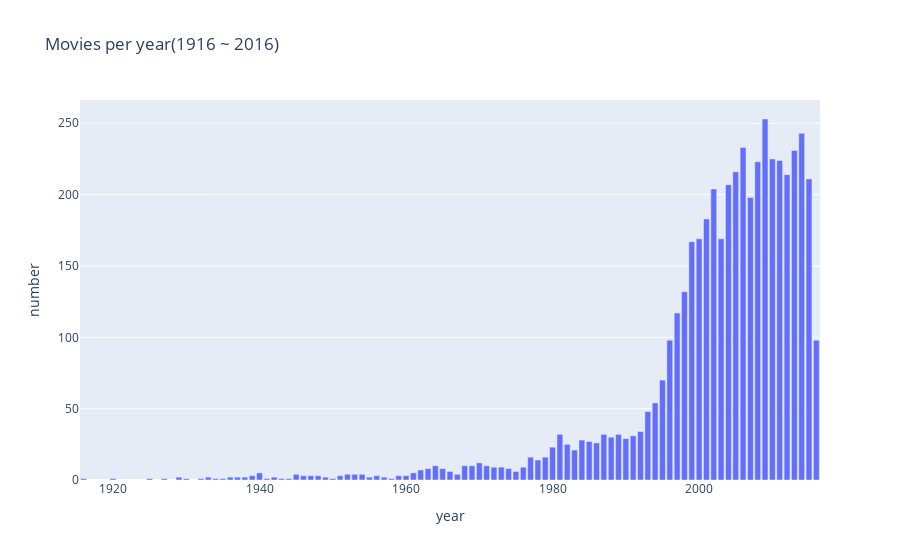

Here is the notebook cell this chart was saved with:
### Code cell
fig = go.Figure(
    data=[go.Bar(x= movie["title_year"].value_counts().index, y=movie["title_year"].value_counts().values)],
    layout_title_text="Movies per year(1916 ~ 2016)"
)

fig.update_layout(xaxis_title="year", yaxis_title= "number")
fig.show()

### Figure 1 — Plotly figure (JSON) as saved in the notebook; plotly's stock layout.template omitted (floating-point values rounded to 4 significant figures)
{"data": [{"type": "bar", "x": [2009, 2014, 2006, 2013, 2010, 2011, 2008, 2005, 2012, 2015, 2004, 2002, 2007, 2001, 2003, 2000, 1999, 1998, 1997, 1996, 2016, 1995, 1994, 1993, 1992, 1981, 1987, 1989, 1991, 1988, 1990, 1984, 1985, 1986, 1982, 1980, 1983, 1979, 1977, 1978, 1970, 1968, 1969, 1971, 1964, 1972, 1976, 1973, 1963, 1965, 1974, 1962, 1966, 1975, 1940, 1961, 1967, 1954, 1953, 1952, 1945, 1959, 1946, 1939, 1951, 1948, 1947, 1960, 1956, 1936, 1929, 1938, 1955, 1937, 1933, 1942, 1949, 1957, 1941, 1920, 1925, 1932, 1934, 1950, 1943, 1916, 1930, 1944, 1958, 1935, 1927], "y": [253, 243, 233, 231, 225, 224, 223, 216, 214, 211, 207, 204, 198, 183, 169, 169, 167, 132, 117, 98, 98, 70, 54, 48, 34, 32, 32, 32, 31, 30, 29, 28, 27, 26, 25, 23, 21, 16, 16, 14, 12, 10, 10, 10, 10, 9, 9, 9, 8, 8, 8, 7, 6, 6, 5, 5, 4, 4, 4, 4, 4, 3, 3, 3, 3, 3, 3, 3, 3, 2, 2, 2, 2, 2, 2, 2, 2, 2, 1, 1, 1, 1, 1, 1, 1, 1, 1, 1, 1, 1, 1]}], "layout": {"title": {"text": "Movies per year(1916 ~ 2016)"}, "xaxis": {"title": {"text": "year"}}, "yaxis": {"title": {"text": "number"}}}}
